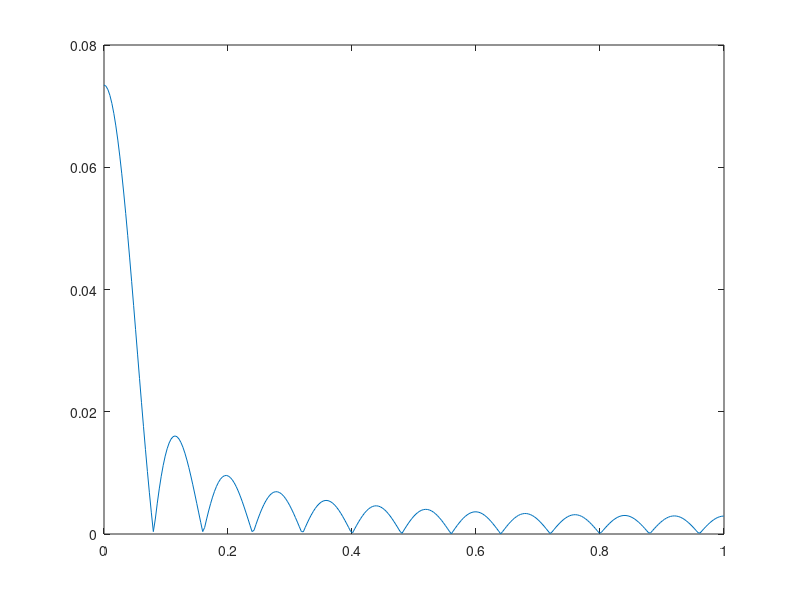

MATLAB code for this plot:
wc=0.5*pi;
N=25;
alpha=(N-1)/2;
eps=0.001;
n=0:1:N-1;
hd=(sin(wc*(n-alpha+eps)))/(pi*(n-alpha+eps));
wr=boxcar(N);
hn=wr'.*hd;
w=0:0.01:pi;
h=freqz(hn,1,w);
plot(w/pi,abs(h)) 